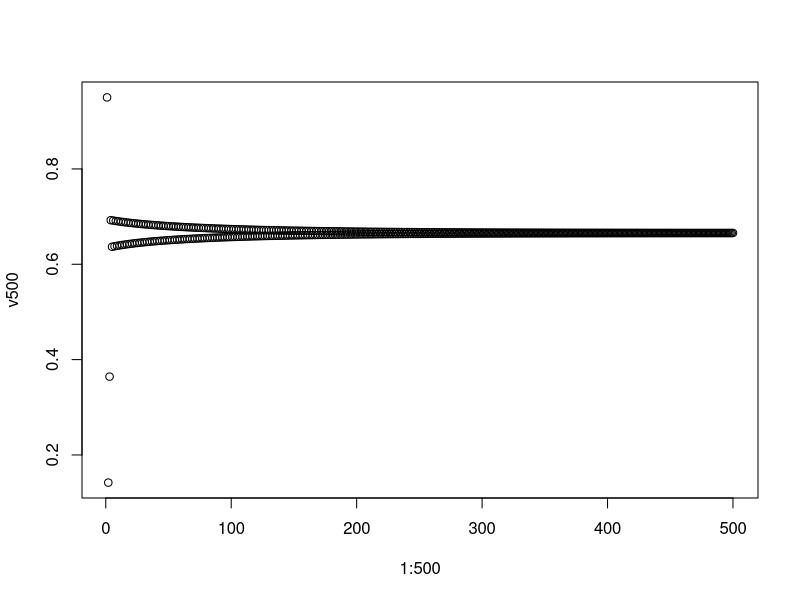

This figure's R source:
#Autor: XuSheng Zheng

#----------------------------------------------------------------------------------

dif.eq <- function(x1,r,n){
  v <- x1
  for(i in 1:(n-1))
    v<-c(v,r*v[i]*(1-v[i]))
    
  return(v)
}

#----------------------------------------------------------------------------------
#a)
dif.eq(0.4,2,10)

#----------------------------------------------------------------------------------
#b)
v500 <- dif.eq(0.95, 2.99, 500)
plot(1:500,v500)

#----------------------------------------------------------------------------------
#c)
dif.eq2 <- function(x1,r){
  
  v <- c(x1, r*x1*(1-x1))
  i <- 2
  
  while ( abs(v[i]-v[i-1])>=0.02 ){
    v<-c(v,r*v[i]*(1-v[i]))
    i <- i+1
  }
    
  return( list(v=v, n=i-1) )
}

a<-dif.eq2(0.95, 2.99)
a
